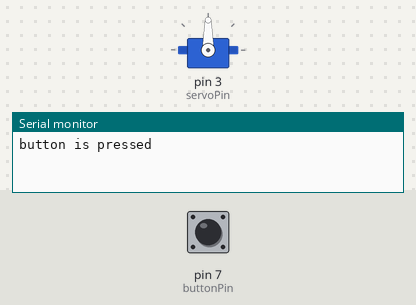
This sketch was run on a simulated Arduino Uno, built with avr-gcc and run on an emulated ATmega328P. Shown: servo, the last lines printed to the serial monitor. The test bench sets the inputs (shaded band); at power-on: pin 7 (buttonPin) HIGH.

Above: at 1.2 s.
1.3 s: pin 7 (buttonPin) pulled LOW for 0.15 s
At 2.6 s:
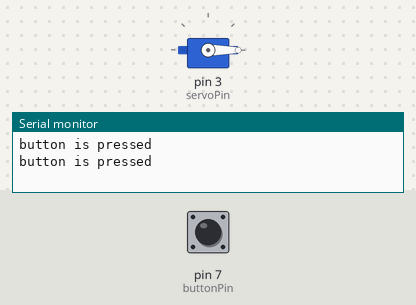
2.9 s: pin 7 (buttonPin) pulled LOW for 1 s
At 5.1 s:
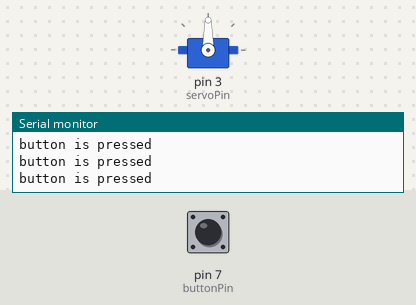
5.4 s: pin 7 (buttonPin) pulled LOW for 3.2 s
At 8.9 s:
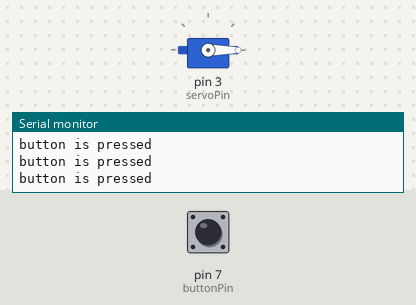
Timing chart, 0 to 10.4 s (numbered marks = the images above; inputs shaded):
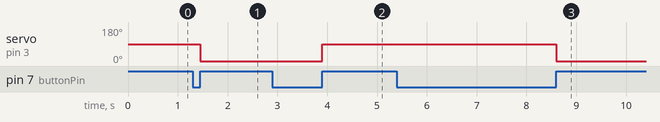

Measured:
- after the input at 1.3 s, servo on pin 3 (servoPin): 90° → 0° after 0.15 s
- after the input at 2.9 s, servo on pin 3 (servoPin): 0° → 90° after 1.0 s
- after the input at 5.4 s, servo on pin 3 (servoPin): 90° → 0° after 3.2 s

The sketch:

8-Button_ServoMotor.ino
```cpp
#include <Servo.h>

int buttonPin=7;
int servoPin=3;
int currentbuttonState;
int prevButtonState;
int angle=0;                 //SERVOMOTOR CURRENT ANGLE
Servo servo;           // create servo object to control a servo

void setup() {
  // put your setup code here, to run once:
  pinMode(buttonPin,INPUT_PULLUP);
  servo.attach(servoPin);
  servo.write(angle);

  Serial.begin(9600);

}

void loop() {
  // put your main code here, to run repeatedly:

  currentbuttonState=digitalRead(buttonPin);

  if(prevButtonState==LOW && currentbuttonState==HIGH)
  {
    Serial.println("button is pressed");

    // change angle of servo motor
    if(angle == 0)
      angle = 90;
    else if(angle == 90)
      angle = 0;

    // control servo motor arccoding to the angle
    servo.write(angle);

  }

  prevButtonState=currentbuttonState;

}
```
